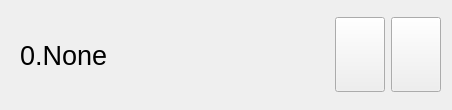
<?xml version="1.0" encoding="UTF-8"?>
<ui version="4.0">
 <class>Form</class>
 <widget class="QWidget" name="Form">
  <property name="geometry">
   <rect>
    <x>0</x>
    <y>0</y>
    <width>452</width>
    <height>82</height>
   </rect>
  </property>
  <property name="maximumSize">
   <size>
    <width>16777214</width>
    <height>82</height>
   </size>
  </property>
  <property name="windowTitle">
   <string>Form</string>
  </property>
  <layout class="QHBoxLayout" name="horizontalLayout_3" stretch="0,0,0,0,0">
   <item>
    <widget class="QStackedWidget" name="stackedWidget">
     <property name="sizePolicy">
      <sizepolicy hsizetype="Preferred" vsizetype="Preferred">
       <horstretch>0</horstretch>
       <verstretch>0</verstretch>
      </sizepolicy>
     </property>
     <property name="currentIndex">
      <number>0</number>
     </property>
     <widget class="QWidget" name="page">
      <layout class="QHBoxLayout" name="horizontalLayout_2">
       <item>
        <widget class="QLabel" name="task_step_label">
         <property name="sizePolicy">
          <sizepolicy hsizetype="Expanding" vsizetype="Preferred">
           <horstretch>0</horstretch>
           <verstretch>0</verstretch>
          </sizepolicy>
         </property>
         <property name="minimumSize">
          <size>
           <width>0</width>
           <height>70</height>
          </size>
         </property>
         <property name="font">
          <font>
           <pointsize>20</pointsize>
          </font>
         </property>
         <property name="text">
          <string>0.None</string>
         </property>
         <property name="wordWrap">
          <bool>true</bool>
         </property>
        </widget>
       </item>
      </layout>
     </widget>
     <widget class="QWidget" name="page_2">
      <layout class="QHBoxLayout" name="horizontalLayout">
       <item>
        <widget class="QLineEdit" name="lineEdit">
         <property name="sizePolicy">
          <sizepolicy hsizetype="Expanding" vsizetype="Expanding">
           <horstretch>0</horstretch>
           <verstretch>0</verstretch>
          </sizepolicy>
         </property>
         <property name="font">
          <font>
           <pointsize>20</pointsize>
          </font>
         </property>
        </widget>
       </item>
       <item>
        <widget class="QPushButton" name="task_step_apply">
         <property name="sizePolicy">
          <sizepolicy hsizetype="Preferred" vsizetype="Preferred">
           <horstretch>0</horstretch>
           <verstretch>0</verstretch>
          </sizepolicy>
         </property>
         <property name="minimumSize">
          <size>
           <width>0</width>
           <height>50</height>
          </size>
         </property>
         <property name="maximumSize">
          <size>
           <width>75</width>
           <height>75</height>
          </size>
         </property>
         <property name="text">
          <string/>
         </property>
         <property name="icon">
          <iconset>
           <normaloff>icons_white/check.svg</normaloff>icons_white/check.svg</iconset>
         </property>
         <property name="iconSize">
          <size>
           <width>40</width>
           <height>40</height>
          </size>
         </property>
        </widget>
       </item>
      </layout>
     </widget>
    </widget>
   </item>
   <item>
    <spacer name="horizontalSpacer_11">
     <property name="orientation">
      <enum>Qt::Orientation::Horizontal</enum>
     </property>
     <property name="sizeHint" stdset="0">
      <size>
       <width>45</width>
       <height>20</height>
      </size>
     </property>
    </spacer>
   </item>
   <item>
    <widget class="QPushButton" name="task_step_check">
     <property name="minimumSize">
      <size>
       <width>50</width>
       <height>50</height>
      </size>
     </property>
     <property name="maximumSize">
      <size>
       <width>75</width>
       <height>75</height>
      </size>
     </property>
     <property name="styleSheet">
      <string notr="true">QPushButton {
    background-color: transparent;
    border: none;
    padding: 0px;
}

QPushButton:pressed {
    background-color: transparent;
}

QPushButton:checked {
    background-color: transparent;
}



</string>
     </property>
     <property name="text">
      <string/>
     </property>
     <property name="icon">
      <iconset>
       <normaloff>icons_white/circle.svg</normaloff>icons_white/circle.svg</iconset>
     </property>
     <property name="iconSize">
      <size>
       <width>40</width>
       <height>40</height>
      </size>
     </property>
     <property name="checkable">
      <bool>true</bool>
     </property>
     <property name="flat">
      <bool>true</bool>
     </property>
    </widget>
   </item>
   <item>
    <widget class="QPushButton" name="task_step_edit">
     <property name="sizePolicy">
      <sizepolicy hsizetype="Preferred" vsizetype="Preferred">
       <horstretch>0</horstretch>
       <verstretch>0</verstretch>
      </sizepolicy>
     </property>
     <property name="minimumSize">
      <size>
       <width>50</width>
       <height>50</height>
      </size>
     </property>
     <property name="maximumSize">
      <size>
       <width>75</width>
       <height>75</height>
      </size>
     </property>
     <property name="text">
      <string/>
     </property>
     <property name="icon">
      <iconset>
       <normaloff>icons_white/pencil.svg</normaloff>icons_white/pencil.svg</iconset>
     </property>
     <property name="iconSize">
      <size>
       <width>40</width>
       <height>40</height>
      </size>
     </property>
    </widget>
   </item>
   <item>
    <widget class="QPushButton" name="task_step_delete">
     <property name="minimumSize">
      <size>
       <width>50</width>
       <height>50</height>
      </size>
     </property>
     <property name="maximumSize">
      <size>
       <width>75</width>
       <height>75</height>
      </size>
     </property>
     <property name="text">
      <string/>
     </property>
     <property name="icon">
      <iconset>
       <normaloff>icons_white/trash.svg</normaloff>icons_white/trash.svg</iconset>
     </property>
     <property name="iconSize">
      <size>
       <width>40</width>
       <height>40</height>
      </size>
     </property>
    </widget>
   </item>
  </layout>
 </widget>
 <resources/>
 <connections/>
</ui>
